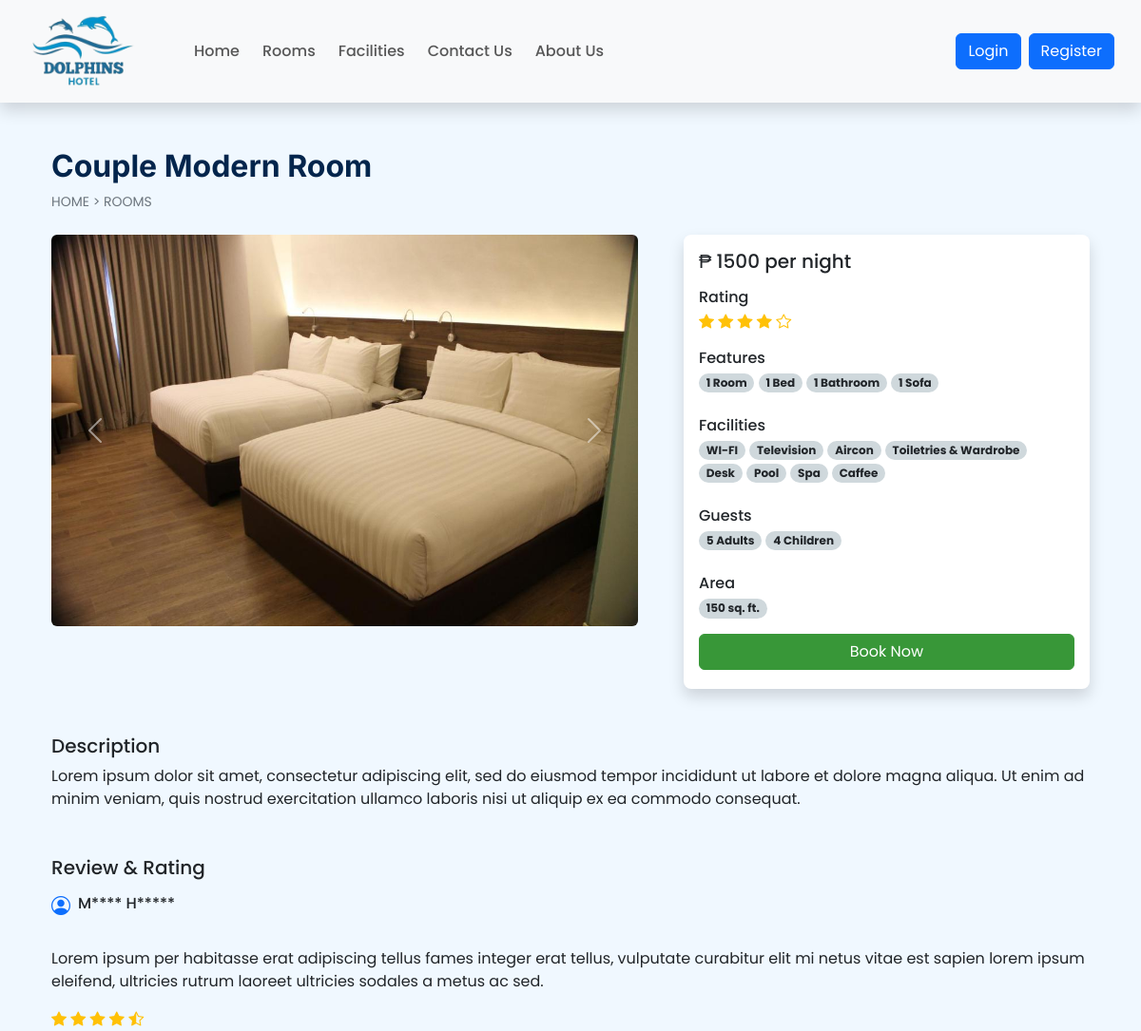
Screenshot of /room_details.php?id=22 with the database file from the repository.
### tables this page shows
CREATE TABLE `rooms` (
  `id` int(11) NOT NULL,
  `name` varchar(150) NOT NULL,
  `area` int(11) NOT NULL,
  `price` int(11) NOT NULL,
  `quantity` int(11) NOT NULL,
  `adult` int(11) NOT NULL,
  `children` int(11) NOT NULL,
  `description` varchar(350) NOT NULL,
  `status` tinyint(4) NOT NULL DEFAULT 1,
  `removed` int(11) NOT NULL DEFAULT 0
);

CREATE TABLE `room_images` (
  `sr_no` int(11) NOT NULL,
  `room_id` int(11) NOT NULL,
  `image` varchar(150) NOT NULL,
  `thumb` tinyint(4) NOT NULL DEFAULT 0
);

### admin/inc/db_config.php (called while the page is built, shortened)
<?php
    function select($sql, $values, $datatypes)
    {
        $con = $GLOBALS['con'];
        if($stmt = mysqli_prepare($con,$sql))
        {
            mysqli_stmt_bind_param($stmt,$datatypes,...$values);
            if(mysqli_stmt_execute($stmt)){
                $res = mysqli_stmt_get_result($stmt);
                return $res;
            }
            else{
                mysqli_stmt_close($stmt);
                die("Query cannot be executed - Select");
            }
        }
        else{
            die("Query cannot be prepared - Select");
        }
    }
?>

### room_details.php (the view, shortened to what this page needs)
<!DOCTYPE html>
<html lang="en">
    <head>
        <link rel="stylesheet" href="https://cdn.jsdelivr.net/npm/swiper@11/swiper-bundle.min.css"/>
        <?php include('inc/links.php'); ?>
    </head>
    <body class="bg-dw">
        <?php include('inc/header.php'); ?>
        <?php
            $data = filteration($_GET);
            $room_res = select("SELECT * FROM `rooms` WHERE `id`=? AND `status`=? AND `removed`=?",[$data['id'],1,0],'iii');
            $room_data = mysqli_fetch_assoc($room_res);
        ?>
        <div class="container">
            <div class="row ">
                <div class="col-12 my-5 mb-4 px-4">
                    <h2 class="fw-bold h-font color-blue"><?php echo $room_data['name']?></h2>
                    <div style="font-size:14px;">
                        <a href="index.php" class="text-secondary text-decoration-none">HOME</a>
                        <span class="text-secondary"> > </span>
                        <a href="rooms.php" class="text-secondary text-decoration-none">ROOMS</a>
                    </div>
                </div>
                <div class="col-lg-7 col-md-12 px-4">
                    <div id="roomCarousel" class="carousel slide carousel-fade">
                        <div class="carousel-inner mb-5">
                            <?php
                                $room_img = ROOMS_IMG_PATH."thumbnail.jpg";
                                $img_q = mysqli_query($con,"SELECT * FROM `room_images`
                                    WHERE `room_id`='$room_data[id]'");
                                if(mysqli_num_rows($img_q) > 0)
                                {
                                    $active_class = 'active';
                                    while($img_res = mysqli_fetch_assoc($img_q))
                                    {
                                        echo "
                                            <div class='carousel-item $active_class'>
                                            <img src='".ROOMS_IMG_PATH.$img_res['image']."' class='d-block w-100 rounded'>
                                            </div>
                                        ";
                                        $active_class ='';
                                    }
                                }
                                else{
                                    echo "
                                        <div class='carousel-item active'>
                                        <img src='$room_img' class='d-block w-100 '>
                                        </div>
                                    ";
                                }
                            ?>
                        </div>
                        <button class="carousel-control-prev" type="button" data-bs-target="#roomCarousel" data-bs-slide="prev">
                            <span class="carousel-control-prev-icon" aria-hidden="true"></span>
                        </button>
                        <button class="carousel-control-next" type="button" data-bs-target="#roomCarousel" data-bs-slide="next">
                            <span class="carousel-control-next-icon" aria-hidden="true"></span>
                        </button>
                    </div>
                </div>
                <div class="col-lg-5 col-md-12 px-4">
                    <div class="card mb-4 border-0 shadow rounded-3">
                        <div class="card-body">
                            <?php
                                echo<<<price
                                    <h5>₱ $room_data[price] per night</h5>
                                price;
                                echo<<<rating
                                    <h6 class="mb-1 mt-3">Rating</h6>
                                    <i class="bi bi-star-fill text-warning"></i>
                                    <i class="bi bi-star-fill text-warning"></i>
                                    <i class="bi bi-star-fill text-warning"></i>
                                    <i class="bi bi-star-fill text-warning"></i>
                                    <i class="bi bi-star text-warning"></i>
                                rating;
                                echo<<<features
                                    <div class="features mb-4 mt-3">
                                        <h6 class="mb-1">Features</h6>
                                            <span class="badge rounded-pill text-dark bg-infog text-wrap">
                                                1 Room
                                            </span>
                                            <span class="badge rounded-pill text-dark bg-infog text-wrap">
                                                1 Bed
                                            </span>
                                            <span class="badge rounded-pill text-dark bg-infog text-wrap">
                                                1 Bathroom
                                            </span>
                                            <span class="badge rounded-pill text-dark bg-infog text-wrap">
                                                1 Sofa
                                            </span>
                                    </div>
                                features;
                                echo<<<facilities
                                    <div class="facilities mb-4">
                                        <h6 class="mb-1">Facilities</h6>
                                        <span class="badge rounded-pill text-dark bg-infog text-wrap">
                                            WI-FI
                                        </span>
                                        <span class="badge rounded-pill text-dark bg-infog text-wrap">
                                            Television
                                        </span>
                                        <span class="badge rounded-pill text-dark bg-infog text-wrap">
                                            Aircon
                                        </span>
                                        <span class="badge rounded-pill text-dark bg-infog text-wrap">
                                            Toiletries & Wardrobe
                                        </span>
                                        <span class="badge rounded-pill text-dark bg-infog text-wrap">
                                            Desk
                                        </span>
                                        <span class="badge rounded-pill text-dark bg-infog text-wrap">
                                            Pool
                                        </span>
                                        <span class="badge rounded-pill text-dark bg-infog text-wrap">
                                            Spa
                                        </span>
                                        <span class="badge rounded-pill text-dark bg-infog text-wrap">
                                            Caffee
                                        </span>
                                    </div>
                                facilities;
                                echo<<<guests
                                    <div class="guest mb-4">
                                        <h6 class="mb-1">Guests</h6>
                                        <span class="badge rounded-pill text-dark bg-infog text-wrap">
                                            $room_data[adult] Adults
                                        </span>
                                        <span class="badge rounded-pill text-dark bg-infog text-wrap">
                                            $room_data[children] Children
                                        </span>
                                    </div>
                                guests;
                                echo<<<area
                                    <div class="mb-3">
                                        <h6 class="mb-1">Area</h6>
                                        <span class="badge rounded-pill text-dark bg-infog text-wrap">
                                            $room_data[area] sq. ft.
                                        </span>
                                    </div>
                                area;
                                echo<<<book
                                    <a href="#" class="btn w-100 text-white custom-bg shadow-none mb-1">Book Now</a>
                                book;
                            ?>
                        </div>
                    </div>
                </div>
                <div class="col-12 mt-4 px-4">
                    <div class="mb-5">
                        <h5>Description</h5>
                        <p>
                            <?php echo $room_data['description']?>
                        </p>
                    </div>
                    <div>
                        <h5 class="mb-3">Review & Rating</h5>
                        <div>
                            <div class="d-flex align-text-center mb-4">
                                <h5><i class="bi bi-person-circle text-primary me-2"></i></h5>
                                <h6>M**** H*****</h6>
                            </div>
                            <p>
                            Lorem ipsum per habitasse erat adipiscing tellus fames integer erat tellus,
                            vulputate curabitur elit mi netus vitae est sapien lorem ipsum eleifend,
                            ultricies rutrum laoreet ultricies sodales a metus ac sed.
                            </p>
                            <div class="rating">
                                <i class="bi bi-star-fill text-warning"></i>
                                <i class="bi bi-star-fill text-warning"></i>
                                <i class="bi bi-star-fill text-warning"></i>
                                <i class="bi bi-star-fill text-warning"></i>
                                <i class="bi bi-star-half text-warning"></i>
                            </div>
                        </div>
                    </div>
                </div>
            </div>
        </div>
    </body>
</html>

### css/common.css (style rules this page uses)
:root { --teal: #389738; --teal_hover: #228b22; --blue: #03254c; }
* { font-family: "Poppins", sans-serif; }
.h-font { font-family:"Inter", sans-serif; }
.custom-bg { background:var(--teal); border: 1px solid var(--teal); }
.color-blue { color: var(--blue); }
.bg-dw { background: RGB(240, 248, 255); }
.bg-infog { background:#cfd8dc; }

### rows the page displays
rooms: name "Couple Modern Room", price "1500", adult "5", children "4", area "150", description "Lorem ipsum dolor sit amet, consectetur adipiscing elit, sed do eiusmod tempor incididunt ut labore et dolore magna aliqua. Ut enim ad minim veniam, quis nostrud exercitation ullamco laboris nisi ut aliquip ex ea commodo consequat."
room_images: image (picture)
